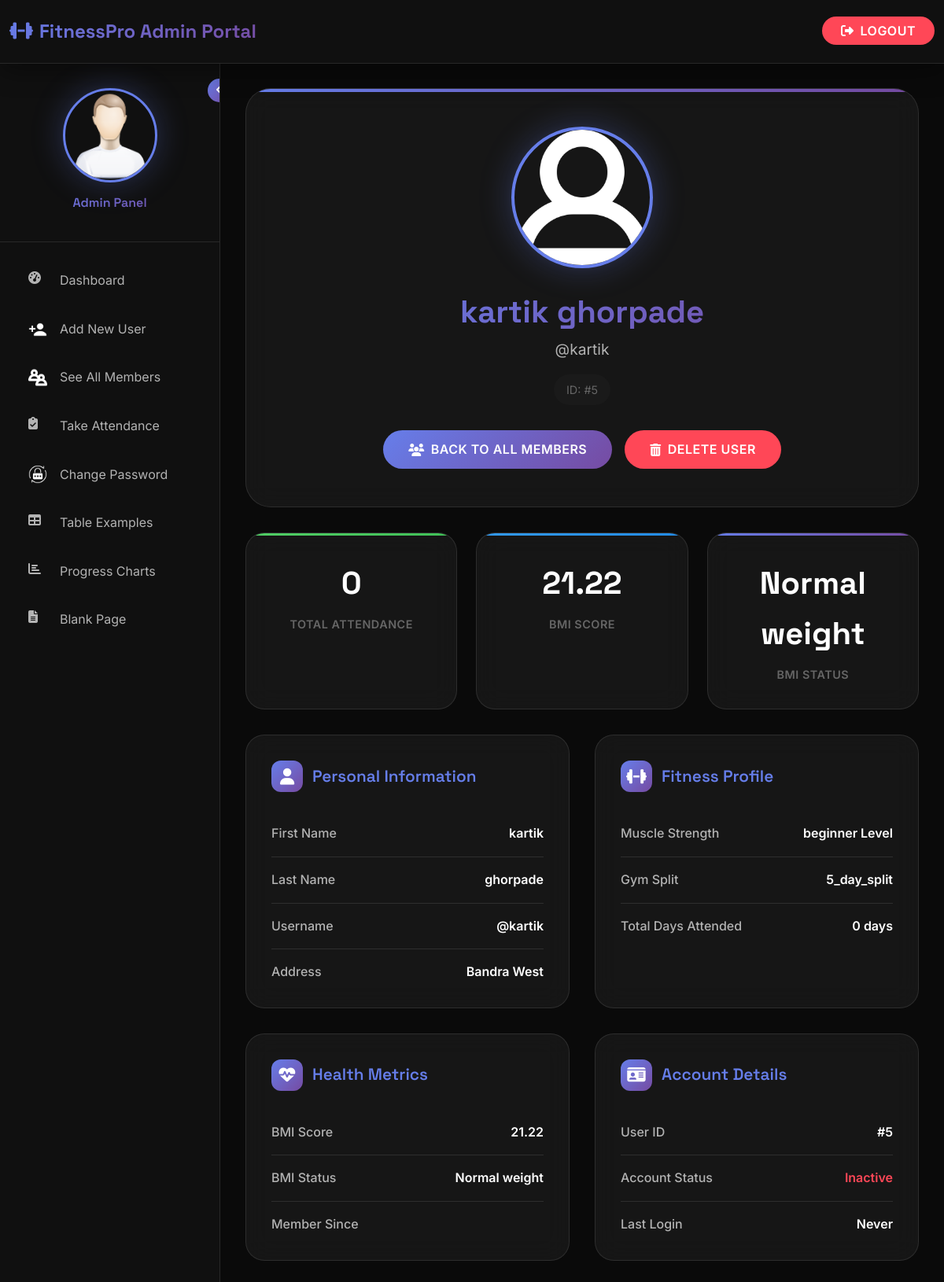
Screenshot of /userdetails?u_id=5 with the database file from the repository.
### Gym/models.py (models this page shows, shortened)
class Gym_user(models.Model):
    first_name = models.CharField(max_length=50)
    last_name  = models.CharField(max_length=50)
    no_of_days = models.IntegerField(default=0)
    dob = models.DateField()
    phone_number = models.IntegerField()
    image = models.ImageField(upload_to="users_profile_images/", default="users_profile_images/image.png")
    weight = models.IntegerField()
    height = models.IntegerField()
    date_of_joining = models.DateTimeField(auto_now_add=True)
    email = models.CharField(max_length=50, null=True, blank=True)
    username = models.CharField(max_length=150, unique=True)
    password = models.CharField(max_length=100)
    address = models.ForeignKey(Address, on_delete=models.CASCADE)
    gender = models.ForeignKey(Gender, on_delete=models.CASCADE)
    gym_split = models.ForeignKey(Gym_split, on_delete=models.CASCADE)
    muscle_strength = models.ForeignKey(Muscle_strength, on_delete=models.CASCADE)
    @staticmethod
    def get_user_by_id(user_id):
        return Gym_user.objects.get(id=user_id)

class Address(models.Model):
    area = models.CharField(max_length=30)
    def __str__(self):
        return self.area

class Muscle_strength(models.Model):
    type = models.CharField(max_length=20)
    def __str__(self):
        return self.type

class Gym_split(models.Model):
    split_name = models.CharField(max_length=500)
    def __str__(self):
        return self.split_name

### Gym/views.py (the view)
# urls.py: path('userdetails', userdetails),
def userdetails(request):
    _id_ = request.GET.get("u_id")
    singleuser = Gym_user.get_user_by_id(int(_id_))
    user_data = {}
    user_data["a_user"] = singleuser
    height=singleuser.height
    weight=singleuser.weight
    a=weight/((height/100)**2)
    bmi=round(a,2)
    user_data['bmi']=bmi
    if bmi < 18.5 :
        category = "Underweight"
        user_data['bmi_status'] = category
    elif bmi < 25 :
        category = "Normal weight"
        user_data['bmi_status'] = category
    elif bmi < 30 :
        category = "Overweight"
        user_data['bmi_status'] = category
    else:
        category = "Obese"
        user_data['bmi_status'] = category
    return render(request, 'userdetails.html', user_data)

### Gym/templates/userdetails.html (shortened to what this page needs)
{% extends 'admin_base.html' %}
{% load static %}
{% block content %}
<div class="profile-container" data-aos="fade-up">
    <div class="profile-header" data-aos="fade-up" data-aos-delay="100">
        <img src="{{a_user.image.url}}" alt="{{a_user.first_name}} {{a_user.last_name}}" class="profile-avatar">
        <h1 class="profile-name">{{a_user.first_name}} {{a_user.last_name}}</h1>
        <p class="profile-username">@{{a_user.username}}</p>
        <span class="profile-id">ID: #{{a_user.id}}</span>
        <div class="profile-actions">
            <a href="/all_members" class="action-btn action-btn-primary">
                <i class="fas fa-users"></i>
                <span>Back to All Members</span>
            </a>
            <a href="/delete?u_id={{a_user.id}}" class="action-btn action-btn-danger" onclick="return confirm('Are you sure you want to delete this user? This action cannot be undone.')">
                <i class="fas fa-trash-alt"></i>
                <span>Delete User</span>
            </a>
        </div>
    </div>
    <div class="stats-grid" data-aos="fade-up" data-aos-delay="200">
        <div class="stat-card attendance">
            <div class="stat-value">{{a_user.no_of_days}}</div>
            <div class="stat-label">Total Attendance</div>
        </div>
        <div class="stat-card bmi">
            <div class="stat-value">{{bmi}}</div>
            <div class="stat-label">BMI Score</div>
        </div>
        <div class="stat-card status">
            <div class="stat-value">{{bmi_status}}</div>
            <div class="stat-label">BMI Status</div>
        </div>
    </div>
    <div class="profile-details" data-aos="fade-up" data-aos-delay="300">
        <div class="detail-card">
            <h3>
                <div class="icon-wrapper">
                    <i class="fas fa-user"></i>
                </div>
                Personal Information
            </h3>
            <div class="detail-item">
                <span class="detail-label">First Name</span>
                <span class="detail-value">{{a_user.first_name}}</span>
            </div>
            <div class="detail-item">
                <span class="detail-label">Last Name</span>
                <span class="detail-value">{{a_user.last_name}}</span>
            </div>
            <div class="detail-item">
                <span class="detail-label">Username</span>
                <span class="detail-value">@{{a_user.username}}</span>
            </div>
            <div class="detail-item">
                <span class="detail-label">Address</span>
                <span class="detail-value">{{a_user.address}}</span>
            </div>
        </div>
        <div class="detail-card">
            <h3>
                <div class="icon-wrapper">
                    <i class="fas fa-dumbbell"></i>
                </div>
                Fitness Profile
            </h3>
            <div class="detail-item">
                <span class="detail-label">Muscle Strength</span>
                <span class="detail-value">{{a_user.muscle_strength}} Level</span>
            </div>
            <div class="detail-item">
                <span class="detail-label">Gym Split</span>
                <span class="detail-value">{{a_user.gym_split}}</span>
            </div>
            <div class="detail-item">
                <span class="detail-label">Total Days Attended</span>
                <span class="detail-value">{{a_user.no_of_days}} days</span>
            </div>
        </div>
        <div class="detail-card">
            <h3>
                <div class="icon-wrapper">
                    <i class="fas fa-heartbeat"></i>
                </div>
                Health Metrics
            </h3>
            <div class="detail-item">
                <span class="detail-label">BMI Score</span>
                <span class="detail-value">{{bmi}}</span>
            </div>
            <div class="detail-item">
                <span class="detail-label">BMI Status</span>
                <span class="detail-value">{{bmi_status}}</span>
            </div>
            <div class="detail-item">
                <span class="detail-label">Member Since</span>
            </div>
        </div>
        <div class="detail-card">
            <h3>
                <div class="icon-wrapper">
                    <i class="fas fa-id-card"></i>
                </div>
                Account Details
            </h3>
            <div class="detail-item">
                <span class="detail-label">User ID</span>
                <span class="detail-value">#{{a_user.id}}</span>
            </div>
            <div class="detail-item">
                <span class="detail-label">Account Status</span>
                <span class="detail-value">
                    {% if a_user.is_active %}
                        <span style="color: var(--accent-success);">Active</span>
                    {% else %}
                        <span style="color: var(--accent-danger);">Inactive</span>
                    {% endif %}
                </span>
            </div>
            <div class="detail-item">
                <span class="detail-label">Last Login</span>
                <span class="detail-value">
                    {% if a_user.last_login %}
                        {{a_user.last_login|date:"M d, Y H:i"}}
                    {% else %}
                        Never
                    {% endif %}
                </span>
            </div>
        </div>
    </div>
</div>
{% endblock %}

### Gym/templates/admin_base.html (style rules this page uses)
:root { --primary-gradient: linear-gradient(135deg, #667eea 0%, #764ba2 100%); --secondary-gradient: linear-gradient(135deg, #f093fb 0%, #f5576c 100%); --accent-gradient: linear-gradient(135deg, #4facfe 0%, #00f2fe 100%); --dark-gradient: linear-gradient(135deg, #0c0c0c 0%, #1a1a1a 100%); --bg-primary: #0a0a0a; --bg-secondary: #111111; --bg-tertiary: #1a1a1a; --bg-card: rgba(255, 255, 255, 0.05); --bg-sidebar: rgba(17, 17, 17, 0.95); --text-primary: #ffffff; --text-secondary: #b3b3b3; --text-muted: #666666; --accent-primary: #667eea; --accent-secondary: #764ba2; --accent-danger: #ff4757; --accent-success: #2ed573; --accent-warning: #ffa502; --border-color: rgba(255, 255, 255, 0.1); --border-hover: rgba(255, 255, 255, 0.2); --shadow-sm: 0 2px 8px rgba(0, 0, 0, 0.3); --shadow-md: 0 8px 32px rgba(0, 0, 0, 0.4); --shadow-lg: 0 16px 64px rgba(0, 0, 0, 0.5); --shadow-glow: 0 0 40px rgba(102, 126, 234, 0.3); --blur-sm: blur(8px); --blur-md: blur(16px); --blur-lg: blur(32px); }
* { margin: 0; padding: 0; box-sizing: border-box; }
html { scroll-behavior: smooth; }
body { font-family: 'Inter', -apple-system, BlinkMacSystemFont, 'Segoe UI', sans-serif; background: var(--bg-primary); color: var(--text-primary); line-height: 1.6; overflow-x: hidden; -webkit-font-smoothing: antialiased; -moz-osx-font-smoothing: grayscale; }
h1, h2, h3, h4, h5, h6 { font-family: 'Space Grotesk', sans-serif; font-weight: 600; line-height: 1.2; }

### rows the page displays
Gym_user: image (picture), first_name "kartik", last_name "ghorpade", username "kartik", id "5", no_of_days "0", address "Bandra West", muscle_strength "beginner", gym_split "5_day_split"

### other values shown
{{ bmi }} "21.22"
{{ bmi_status }} "Normal weight"
